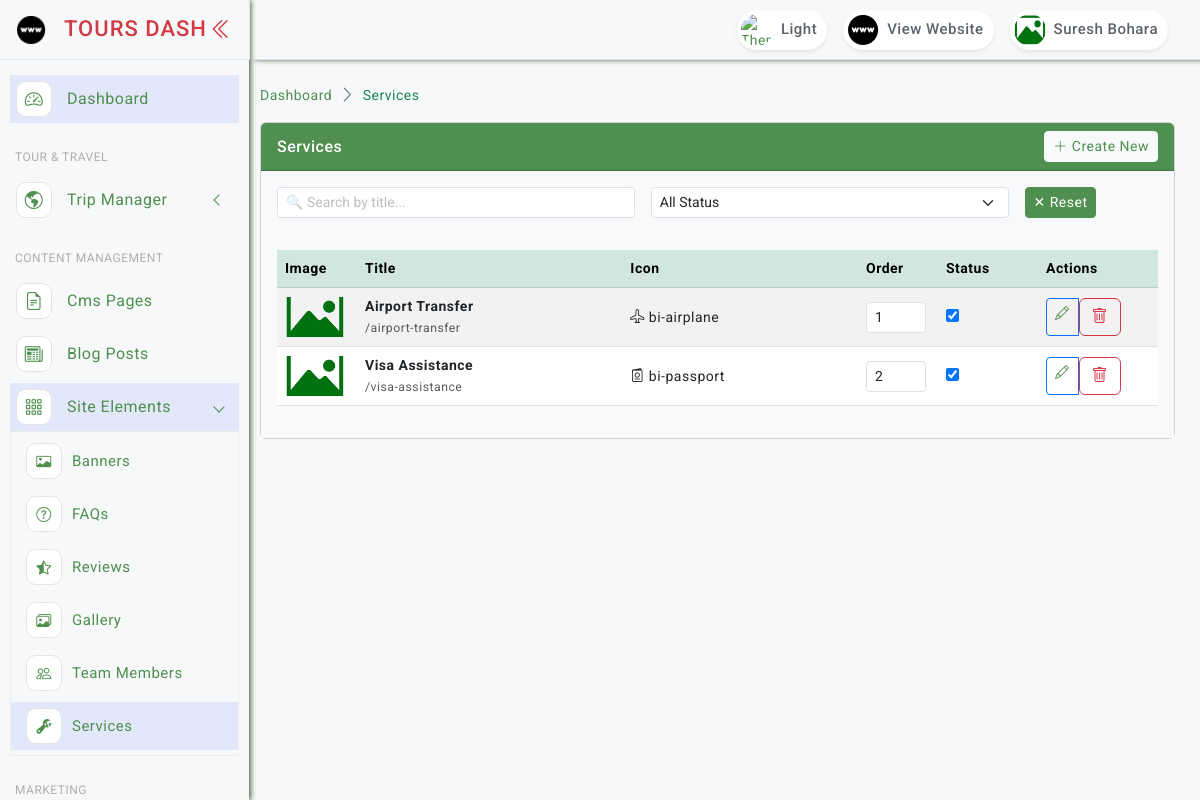
Screenshot of /services/ (signed in) with the database file from the repository.
### accounts/models.py (models this page shows, shortened)
class AdminUser(AbstractBaseUser, PermissionsMixin):
    name = models.CharField(max_length=255)
    email = models.EmailField(unique=True)
    mobile = models.CharField(max_length=20, blank=True, null=True)
    address = models.TextField(blank=True, null=True)
    gender = models.CharField(max_length=20, blank=True, null=True)
    details = models.TextField(blank=True, null=True)
    image = models.ImageField(upload_to='admin_profiles/', null=True, blank=True, default='noimage.png')
    status = models.BooleanField(default=True)
    last_login_at = models.DateTimeField(null=True, blank=True)
    created_at = models.DateTimeField(auto_now_add=True)
    updated_at = models.DateTimeField(auto_now=True)
    is_active = models.BooleanField(default=True)
    is_staff = models.BooleanField(default=False)
    objects = AdminUserManager()
    USERNAME_FIELD = 'email'
    REQUIRED_FIELDS = ['name']
    @property
    def image_url(self):
        if self.image and str(self.image) != 'noimage.png':
            return self.image.url
        return '/static/asset/images/noimage.png'

### services/models.py (models this page shows, shortened)
class Service(models.Model):
    title = models.CharField(max_length=255)
    subtitle = models.CharField(max_length=255, blank=True, null=True)
    icon = models.CharField(max_length=100, blank=True, null=True)
    short_content = models.TextField(blank=True, null=True)
    long_content = models.TextField(blank=True, null=True)
    slug = models.SlugField(max_length=255, unique=True, blank=True, null=True)
    image = models.ImageField(upload_to='services/', blank=True, null=True)
    feature_image = models.ImageField(upload_to='services/features/', blank=True, null=True)
    process_title = models.CharField(max_length=255, blank=True, null=True)
    process_sub_title = models.CharField(max_length=255, blank=True, null=True)
    process_item = models.JSONField(blank=True, null=True, default=list)
    highlight = models.JSONField(blank=True, null=True, default=dict)
    order_level = models.IntegerField(default=0)
    status = models.BooleanField(default=True)
    meta_keywords = models.CharField(max_length=255, blank=True, null=True)
    meta_description = models.TextField(blank=True, null=True)
    created_at = models.DateTimeField(auto_now_add=True)
    updated_at = models.DateTimeField(auto_now=True)
    class Meta:
        ordering = ['order_level', '-created_at']
        indexes = [
            models.Index(fields=['order_level']),
            models.Index(fields=['status']),
            models.Index(fields=['slug']),
        ]
    @property
    def image_url(self):
        return self.image.url if self.image and hasattr(self.image, 'url') else '/static/asset/images/noimage.png'

### services/views.py (the view)
# urls.py: path('', views.service_list, name='service_list'),
@login_required
def service_list(request):
    items = Service.objects.all()
    search = request.GET.get('search')
    status = request.GET.get('status')
    if search: items = items.filter(title__icontains=search)
    if status in ['0', '1']: items = items.filter(status=bool(int(status)))
    return render(request, 'admin/services/index.html', {'items': items, 'filters': request.GET})

### core/context_processors.py (called while the page is built)
def global_settings(request):
    setting = SiteSetting.get_instance()
    footer_categories = Category.objects.filter(
        parent__isnull=True,
        status=True
    ).prefetch_related('children').order_by('order_level')[:4]
    footer_pages = Page.objects.filter(status=True).order_by('order_level')[:4]
    footer_experts = Team.objects.filter(status=True).order_by('order_level')[:4]
    trekking_regions = Category.objects.filter(parent__slug='trekking', status=True).order_by('order_level')[:4]
    return {
        'setting': setting,
        'global_categories': footer_categories,
        'global_pages': footer_pages,
        'footer_experts': footer_experts,
        'trekking_regions': trekking_regions,
    }

### templates/admin/services/index.html (shortened to what this page needs)
{% extends "layouts/base.html" %}
{% load static %}
{% block content %}
<div class="page-breadcrumb d-none d-sm-flex align-items-center mb-3">
    <nav aria-label="breadcrumb">
        <ol class="breadcrumb mb-0 p-0">
            <li class="breadcrumb-item"><a href="{% url 'core:dashboard' %}">Dashboard</a></li>
            <li class="breadcrumb-item active">Services</li>
        </ol>
    </nav>
</div>
<div class="card mb-4">
    <div class="card-header bg-custom text-white d-flex align-items-center justify-content-between py-2">
        <h6 class="mb-0"> Services</h6>
        <a href="{% url 'services:service_create' %}" class="btn btn-light btn-sm"><i class="bi bi-plus-lg"></i> Create New</a>
    </div>
    <div class="card-body bg-light p-3">
        <div class="row mb-3">{% include 'admin/services/search.html' %}</div>
        <div class="row">{% include 'admin/services/table.html' %}</div>
    </div>
</div>
{% endblock %}

### templates/includes/admin/header.html (shortened to what this page needs)
{% load static %}
<header class="top-header">
    <nav class="navbar navbar-expand">
        <div class="top-navbar-right ms-3 ms-auto">
            <ul class="navbar-nav align-items-center">
                <li class="nav-item">
                    <a id="darkModeButton" class="nav-link" href="javascript:void(0);" aria-label="Toggle Dark Mode">
                        <div class="user-setting d-flex align-items-center gap-1">
                            <img id="moonIcon" src="{% static 'asset/images/moon_light.png' %}" class="user-img" alt="Theme">
                            <div class="user-name d-none d-sm-block">Light</div>
                        </div>
                    </a>
                </li>
                <li class="nav-item">
                    <a class="nav-link" href="/" target="_blank">
                        <div class="user-setting d-flex align-items-center gap-1">
                            <img src="{% static 'asset/images/website.png' %}" class="user-img" alt="Website">
                            <div class="user-name d-none d-sm-block">View Website</div>
                        </div>
                    </a>
                </li>
                <li class="nav-item dropdown dropdown-large">
                    <a class="nav-link dropdown-toggle dropdown-toggle-nocaret" href="#" data-bs-toggle="dropdown" aria-expanded="false">
                        <div class="user-setting d-flex align-items-center gap-1">
                            <img src="{{ request.user.image_url }}" class="user-img" alt="User">
                            <div class="user-name d-none d-sm-block">{{ request.user.name|default:"Admin" }}</div>
                        </div>
                    </a>
                </li>
            </ul>
        </div>
    </nav>
</header>

### templates/admin/services/table.html (shortened to what this page needs)
<div class="col-12">
    <div class="table-responsive">
        <table class="table table-hover table-striped align-middle">
            <thead class="table-success">
                <tr>
                    <th width="80">Image</th>
                    <th>Title</th>
                    <th>Icon</th>
                    <th width="80">Order</th>
                    <th width="100">Status</th>
                    <th width="120">Actions</th>
                </tr>
            </thead>
            <tbody>
                {% for item in items %}
                <tr>
                    <td><img src="{{ item.image_url }}" width="60" height="40" style="object-fit: cover;"></td>
                    <td><strong>{{ item.title }}</strong><br><small class="text-muted">/{{ item.slug }}</small></td>
                    <td><i class="{{ item.icon|default:'bi bi-question' }}"></i> {{ item.icon|default:"-" }}</td>
                    <td>
                        <input type="number" name="order_level" value="{{ item.order_level }}" data-id="{{ item.id }}" data-original="{{ item.order_level }}" class="form-control form-control-sm order-level-input" style="width: 60px;">
                    </td>
                    <td>
                        <form class="status-form" data-id="{{ item.id }}">
                            <input type="checkbox" {% if item.status %}checked{% endif %} data-toggle="toggle" data-onstyle="success" data-offstyle="danger" data-size="sm">
                        </form>
                    </td>
                    <td>
                        <div class="btn-group btn-group-sm">
                            <a href="{% url 'services:service_update' item.id %}" class="btn btn-outline-primary"><i class="bi bi-pencil"></i></a>
                            <form action="{% url 'services:service_delete' item.id %}" method="POST" id="deleteForm{{ item.id }}" style="display:inline;">
                                <button type="button" class="btn btn-outline-danger" onclick="confirmDelete(event, 'deleteForm{{ item.id }}')"><i class="bi bi-trash"></i></button>
                            </form>
                        </div>
                    </td>
                </tr>
                {% empty %}
                <tr><td colspan="6" class="text-center py-4 text-muted">No services found</td></tr>
                {% endfor %}
            </tbody>
        </table>
    </div>
</div>

### static/asset/css/style.css (style rules this page uses)
body { font-size: 14px; color: #4c5258; letter-spacing: .5px; font-family: Roboto, sans-serif; background-color: #f7f8fa; overflow-x: hidden; }
a { text-decoration: none; }
::placeholder { opacity: 0.4 !important; }
.top-header .navbar { box-shadow: 5px 0 5px rgb(93 105 72); position: fixed; top: 0; left: 250px; right: 0; background-color: #f7f8fa; border-bottom: 1px solid #e2e3e4; background-clip: padding-box; height: 60px; z-index: 10; padding: 0 1.5rem; transition: all .2s; }
.top-header .navbar .user-setting { height: 40px; border-radius: 30px; background-color: #fff; box-shadow: 0 0.125rem 0.25rem rgb(0 0 0 / 8%); }
.dropdown-toggle-nocaret:after { display: none }
.top-header .navbar .dropdown-large { position: relative }
.top-header .navbar .user-img { width: 40px; height: 40px; padding: 4px; border-radius: 50%; }
.top-header .navbar .user-name { font-size: 15px; color: #5e636b; font-weight: 500; padding-right: 10px; }
.table-responsive { white-space: nowrap; }
.page-breadcrumb .breadcrumb-item+.breadcrumb-item::before { display: inline-block; padding-right: .5rem; color: #6c757d; font-family: LineIcons; content: "\ea5c"; }
.page-breadcrumb .breadcrumb li.breadcrumb-item { font-size: 15spx; }
.breadcrumb-item.active { color: #198754!important; }
.bg-custom { background-color: #4f8f4f; }

### static/asset/css/custom.css (style rules this page uses)
a { color: #4f8f4f!important; }
.card-header { border-radius: none!important; }

### static/asset/css/dark-theme.css (style rules this page uses)
html.dark-theme .menu-title,a { color: #ffffff; }

### rows the page displays
AdminUser: user.image_url (placeholder picture), user.name "Suresh Bohara"
Service: title "Airport Transfer", slug "airport-transfer", icon "bi-airplane", order_level "1", status "☑"
Service: title "Visa Assistance", slug "visa-assistance", icon "bi-passport", order_level "2", status "☑"
